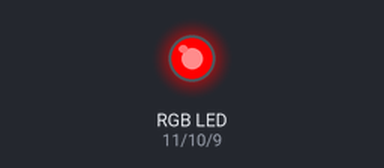
This sketch was run on a simulated Arduino Uno, built with avr-gcc and run on an emulated ATmega328P. Shown: an RGB LED mixed from three pins (HIGH = lit).

Above: at 0.5 s.
At 1.5 s:
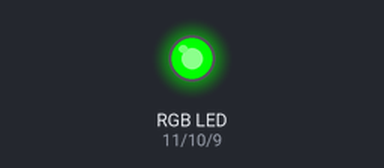
At 2.5 s:
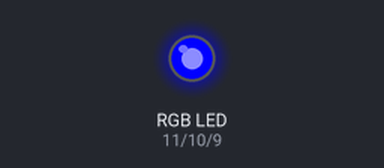
At 3.5 s:
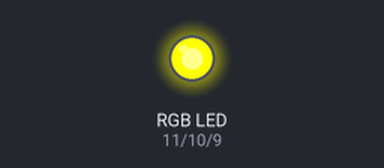
At 4.5 s:
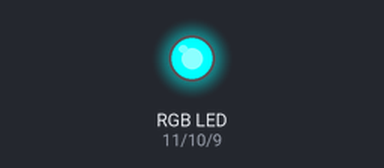
Timing chart, 0 to 6.5 s (numbered marks = the images above):
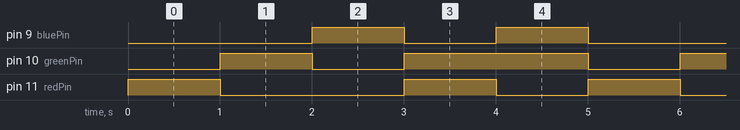

The sketch:

sketch_jan01a_RGB_LED.ino
```cpp
int redPin = 11;
int greenPin = 10;
int bluePin = 9;

void setup() {
  pinMode(redPin, OUTPUT);
  pinMode(greenPin, OUTPUT);
  pinMode(bluePin, OUTPUT);
 }

void loop() {
  setColor(255, 0, 0);
  delay(1000);
  setColor(0, 255, 0);
  delay(1000);
  setColor(0, 0, 255);
  delay(1000);
  setColor(255, 255, 0);
  delay(1000);
  setColor(0, 255, 255);
  delay(1000);
  setColor(0, 80, 80);
}

void setColor(int red, int green, int blue)
{
  #ifdef COMMON_ANODE
  red = 255 - red;
  green = 255 - green;
  blue = 255 - blue;

  #endif
  analogWrite(redPin, red);
  analogWrite(greenPin, green);
  analogWrite(bluePin, blue);
}
```

Measured:
- by itself, pin 9 (bluePin): repeats every 5.0 s: LOW 1.0 s, HIGH 1.0 s, LOW 2.0 s, HIGH 1.0 s
- by itself, pin 10 (greenPin): repeats every 5.0 s: LOW 1.0 s, HIGH 2.0 s, LOW 1.0 s, HIGH 1.0 s
- by itself, pin 11 (redPin): repeats every 5.0 s: LOW 2.0 s, HIGH 1.0 s, LOW 1.0 s, HIGH 1.0 s
